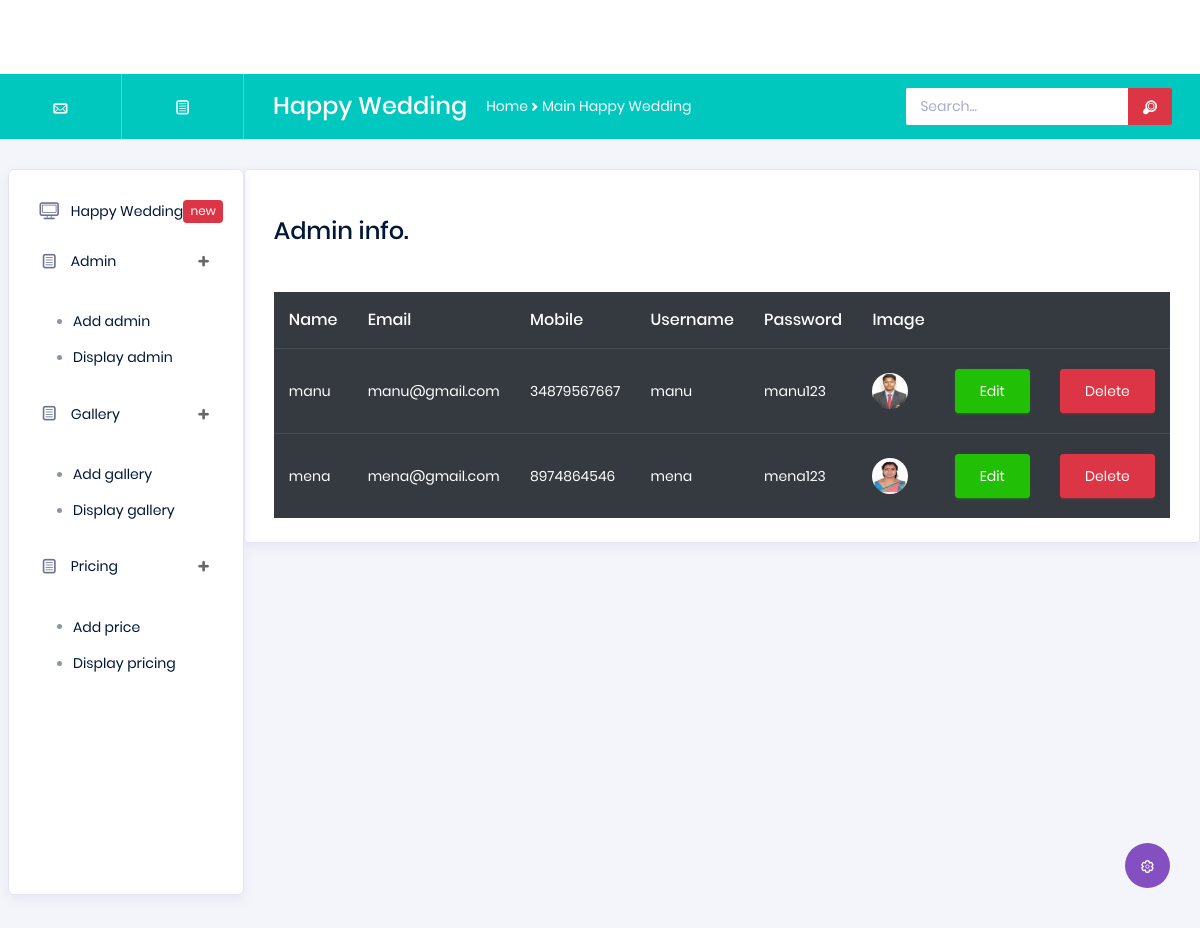
The page /happybackapp/displayadmin/ on the database its author committed.
### happybackapp/models.py (models this page shows)
class adminregdb(models.Model):
    NAME = models.CharField(max_length=50, null=True, blank=True)
    EMAIL = models.CharField(max_length=50, null=True, blank=True)
    MOBILE = models.IntegerField(null=True, blank=True)
    USERNAME = models.CharField(max_length=50, null=True, blank=True)
    PASSWORD = models.CharField(max_length=50, null=True, blank=True)
    IMAGE = models.ImageField(upload_to="profile",null=True, blank=True)

### happybackapp/views.py (the view)
# urls.py: path('displayadmin/',views.displayadmin,name="displayadmin"),
def displayadmin(req):
    data = adminregdb.objects.all()
    return render(req,"displayadmin.html",{'data':data})

### happybackapp/templates/displayadmin.html (shortened to what this page needs)
<!DOCTYPE html>
{% extends "index.html" %}
{% block content %}
<html lang="en">
<head>
</head>
<body>
<div class="card">
                <div class="card-body"><br>
                  <h4>Admin info.</h4>
                  <br>
                  <div class="table-responsive pt-3">
                    <table class="table table-dark">
                      <thead>
                        <tr>
                          <th>
                            Name
                          </th>
                          <th>
                            Email
                          </th>
                          <th>
                            Mobile
                          </th>
                          <th>
                            Username
                          </th>
                          <th>
                            Password
                          </th>
                          <th>
                            Image
                          </th>
                        </tr>
                      </thead>
                      <tbody>
                      {% for d in data %}
                        <tr>
                          <td>
                            {{d.NAME}}
                          </td>
                          <td>
                            {{d.EMAIL}}
                          </td>
                          <td>
                            {{d.MOBILE}}
                          </td>
                          <td>
                            {{d.USERNAME}}
                          </td>
                          <td>
                            {{d.PASSWORD}}
                          </td>
                          <td>
                           <img src="{{ d.IMAGE.url }}">
                          </td>
                          <td>
                          <form action="{% url 'editadmin' dataid=d.id%}">
                          <button type="submit" class="btn btn-success">Edit</button>
                        </form>
                          </td>
                      <td>
                        <form action="{% url 'deleteadmin' dataid=d.id%}">
                          <button type="submit" class="btn btn-danger">Delete</button>
                        </form>
                      </td>
                        </tr>
                      {% endfor %}
                      </tbody>
                    </table>
                  </div>
                </div>
              </div>
</body>
</html>
{% endblock %}

### rows shown on the page
adminregdb: NAME "manu", EMAIL "manu@gmail.com", MOBILE "34879567667", USERNAME "manu", PASSWORD "manu123", IMAGE (picture)
adminregdb: NAME "mena", EMAIL "mena@gmail.com", MOBILE "8974864546", USERNAME "mena", PASSWORD "mena123", IMAGE (picture)
